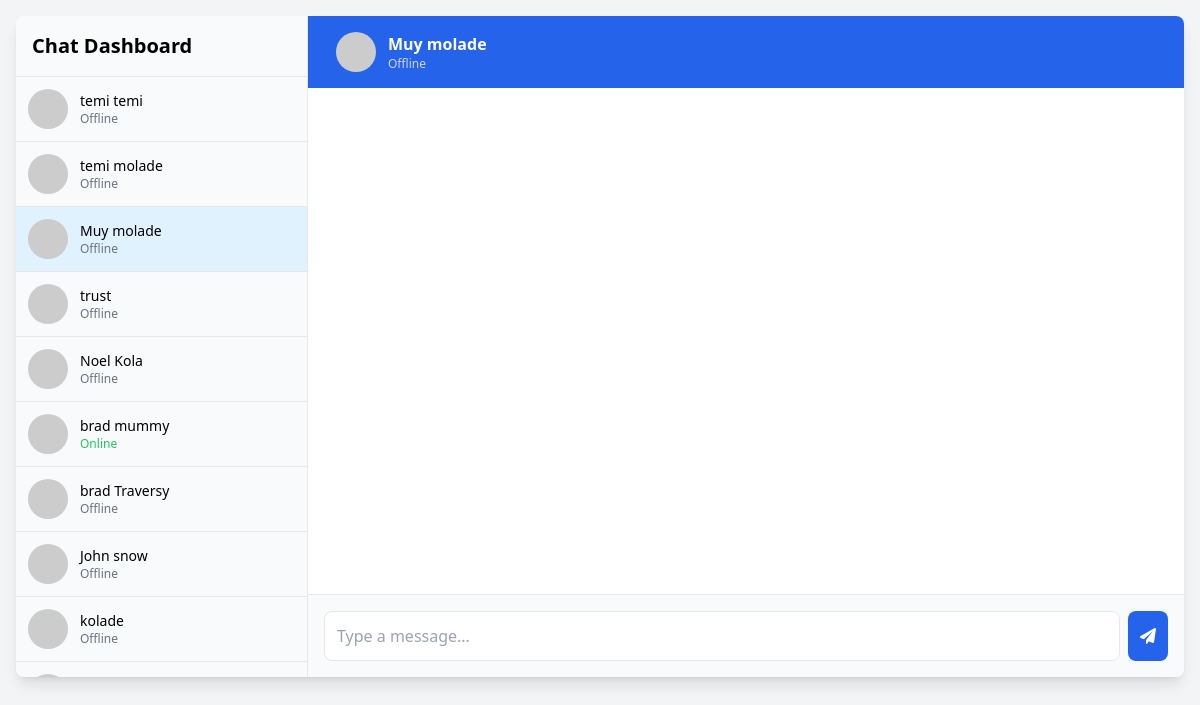
/chat/admin/chat/15/ (signed in), run on the app's committed database.
### bitcoin/models.py (models this page shows, shortened)
class Profile(models.Model):
    fullName = models.CharField(max_length=100, blank=True, null=True)
    email = models.EmailField(blank=True, null=True)
    online = models.BooleanField(default=False)
    curr_password = models.CharField(max_length=100, blank=True, null=True)
    new_password = models.CharField(max_length=100, blank=True, null=True)

### chat/views.py (the view)
# urls.py: path('admin/chat/<int:profile_id>/', views.admin_chat, name='admin_chat'),
@login_required
@user_passes_test(lambda u: u.is_staff)
def admin_chat(request, profile_id):
    profile = get_object_or_404(Profile, id=profile_id)
    chat_room, created = ChatRoom.objects.get_or_create(
        profile=profile,
        defaults={'room_name': f'chat_{profile_id}'}
    )
    if created:
        Message.objects.create(
            room=chat_room,
            sender_is_admin=True,
            content="Hello! How can I help you today?"
        )
    return render(request, 'admin_chat.html', {
        'profile': profile,
        'all_profiles': Profile.objects.all(),
        'room_name': chat_room.room_name
    })

### templates/admin_chat.html (shortened to what this page needs)
<!DOCTYPE html>
<html lang="en">
<head>
    <link rel="stylesheet" href="https://cdnjs.cloudflare.com/ajax/libs/font-awesome/6.0.0/css/all.min.css">
    <script src="https://cdn.tailwindcss.com"></script>
</head>
<body class="bg-gray-100">
    <div class="container mx-auto max-w-7xl p-4">
        <div class="bg-white rounded-lg shadow-lg overflow-hidden">
            <div class="flex flex-col md:flex-row">
                <div id="sidebar" class="w-full md:w-1/4 border-r border-gray-200 bg-gray-50 sidebar">
                    <div class="p-4 border-b border-gray-200 hidden md:block">
                        <h2 class="text-xl font-semibold">Chat Dashboard</h2>
                    </div>
                    <div class="profile-list">
                        {% for p in all_profiles %}
                        <a href="{% url 'admin_chat' p.id %}">
                            <div class="p-3 border-b border-gray-200 hover:bg-gray-100 flex items-center space-x-3 {% if p.id == profile.id %}active-chat{% endif %}">
                                <img src="https://ui-avatars.com/api/?name={{ p.fullName|default:'User' }}&background=random" class="w-10 h-10 rounded-full">
                                <div>
                                    <p class="text-sm font-medium">{{ p.fullName|default:"User" }}</p>
                                    <p class="text-xs {% if p.online %}text-green-500{% else %}text-gray-500{% endif %}">
                                        {% if p.online %}Online{% else %}Offline{% endif %}
                                    </p>
                                </div>
                            </div>
                        </a>
                        {% endfor %}
                    </div>
                </div>
                <div class="flex-1 flex flex-col chat-container">
                    <div class="bg-blue-600 text-white p-4 flex items-center justify-between">
                        <div class="flex items-center space-x-3">
                            <img src="https://ui-avatars.com/api/?name={{ profile.fullName|default:'User' }}&background=random" class="w-10 h-10 rounded-full">
                            <div>
                                <h2 class="font-semibold">{{ profile.fullName|default:"User" }}</h2>
                                <p id="onlineStatus" class="text-xs {% if profile.online %}text-green-300{% else %}text-gray-300{% endif %}">
                                    {% if profile.online %}Online{% else %}Offline{% endif %}
                                </p>
                            </div>
                        </div>
                    </div>
                    <div id="messagesContainer" class="flex-1 p-4 overflow-y-auto space-y-3"></div>
                    <div class="border-t p-4 bg-gray-50">
                        <div class="flex space-x-2">
                            <input id="messageInput" type="text" placeholder="Type a message..."
                                   class="flex-1 p-3 border rounded-lg focus:outline-none focus:ring-2 focus:ring-blue-500">
                            <button id="sendButton" class="bg-blue-600 text-white p-3 rounded-lg hover:bg-blue-700">
                                <i class="fas fa-paper-plane"></i>
                            </button>
                        </div>
                    </div>
                </div>
            </div>
        </div>
    </div>
</body>
</html>

### templates/admin_chat.html (style rules this page uses)
.profile-list { max-height: calc(100vh - 200px); overflow-y: auto; }
.active-chat { background-color: #e0f2fe; }

### data on the page
Profile: fullName "temi temi", online "Offline"
Profile: fullName "temi molade", online "Offline"
Profile: fullName "Muy molade", online "Offline"
Profile: fullName "trust", online "Offline"
Profile: fullName "Noel Kola", online "Offline"
Profile: fullName "brad mummy", online "Online"
Profile: fullName "brad Traversy", online "Offline"
Profile: fullName "John snow", online "Offline"
Profile: fullName "kolade", online "Offline"
